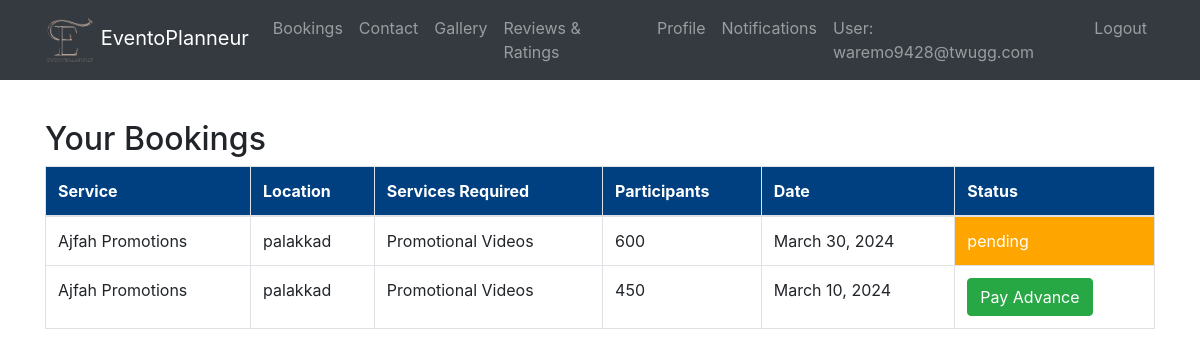
The page /bookings/ (signed in) on the database as committed earlier.
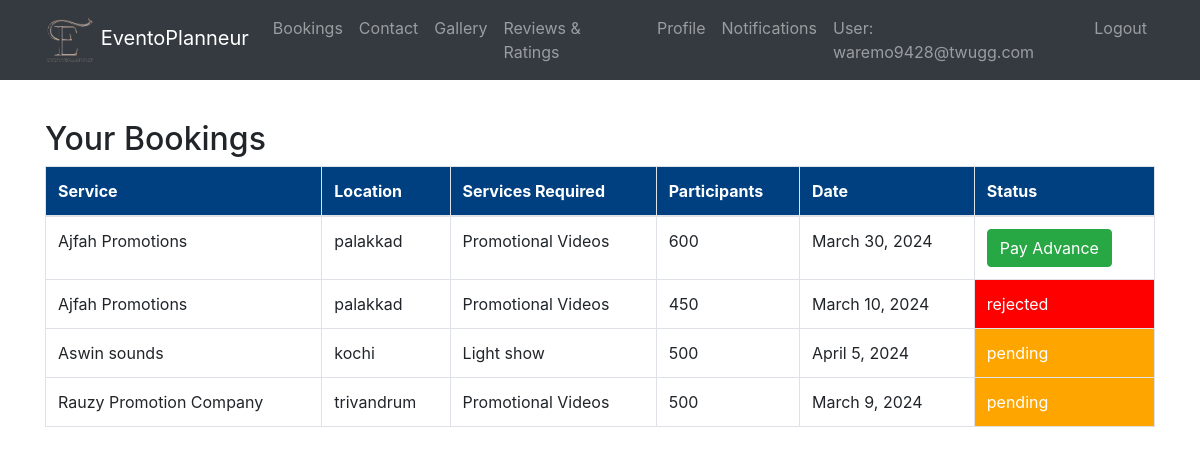
The same page on the database as committed later.
### eventapp/models.py (models this page shows, shortened)
class BookService(models.Model):
    service = models.ForeignKey(Service, on_delete=models.CASCADE)
    location = models.CharField(max_length=100)
    services_required = models.TextField()
    participants = models.IntegerField()
    date = models.DateField(null=True)
    org_user=models.ForeignKey(CustomUser, on_delete=models.CASCADE,null=True,blank=True)
    status = models.TextField(default="pending")

class Service(models.Model):
    name = models.CharField(max_length=255)
    category = models.CharField(max_length=100)
    image = models.ImageField(upload_to='service_images/')
    locations = models.TextField(null=True)
    services_provided = models.TextField()
    description = models.TextField()
    rating = models.IntegerField(default=0, null=True)
    capacity = models.IntegerField(null=True)
    org_user = models.ForeignKey(CustomUser, on_delete=models.CASCADE, null=True, blank=True)
    rate = models.IntegerField(default=0, null=True)

### eventapp/views.py (the view)
# urls.py: path('bookings/', views.bookings, name='bookings'),
def bookings(request):
    currency = 'INR'
    amount = 200000  # Rs. 200
    razorpay_order = razorpay_client.order.create(dict(amount=amount,
                                                       currency=currency,
                                                       payment_capture='0'))
    razorpay_order_id = razorpay_order['id']
    callback_url = 'eventapp:bookings'
    current_user = request.user
    booking_instances = BookService.objects.filter(org_user=current_user)
    context = {
        'booking_instances': booking_instances,
    }
    context['razorpay_order_id'] = razorpay_order_id
    context['razorpay_merchant_key'] = settings.RAZOR_KEY_ID
    context['razorpay_amount'] = amount
    context['currency'] = currency
    context['callback_url'] = callback_url
    return render(request, 'bookings.html', context=context)

### templates/bookings.html (shortened to what this page needs)
{% load static %}
{% if user.is_authenticated %}
<!DOCTYPE html>
<html lang="en">
<head>
  <link rel="stylesheet" href="https://maxcdn.bootstrapcdn.com/bootstrap/4.5.2/css/bootstrap.min.css">
  <link rel="stylesheet" href="{% static 'css/home.css' %}">
</head>
<body>
  <nav class="navbar navbar-expand-md bg-dark navbar-dark">
    <div class="container">
      <a class="navbar-brand" href="{% url 'eventapp:orghome' %}">
        <img src="{% static 'images/Eventoplanneur.png' %}" alt="Logo" width="50"> EventoPlanneur
      </a>
      <div class="collapse navbar-collapse" id="navbarCollapse">
        <ul class="navbar-nav ml-auto">
          <li class="nav-item"><a class="nav-link" href="{% url 'eventapp:bookings' %}">Bookings</a></li>
          <li class="nav-item"><a class="nav-link" href="#contact">Contact</a></li>
          <li class="nav-item"><a class="nav-link" href="{% url 'eventapp:gallery' %}">Gallery</a></li>
          <li class="nav-item"><a class="nav-link" href="{% url 'eventapp:review_service' %}">Reviews & Ratings</a></li>
          <li class="nav-item"><a class="nav-link" href="{% url 'eventapp:org_profile' %}">Profile</a></li>
          <li class="nav-item"><a class="nav-link" href="#notifications">Notifications</a></li>
          <li class="nav-item">
              {% if user.is_authenticated %}
              <a class="nav-link" >User: {{ user.email }}</a>
              <li class="nav-item"><a href="{% url 'eventapp:logout' %}" class="nav-link">Logout</a></li>
              {% endif %}
            </li>
        </ul>
      </div>
    </div>
  </nav>
<br><br><br>
<div class="container mt-5">
    <h2>Your Bookings</h2>
    <table class="table table-bordered">
        <thead>
            <tr>
                <th>Service</th>
                <th>Location</th>
                <th>Services Required</th>
                <th>Participants</th>
                <th>Date</th>
                <th>Status</th>
            </tr>
        </thead>
        <tbody>
            {% for booking_instance in booking_instances %}
                <tr>
                    <td>{{ booking_instance.service.name }}</td>
                    <td>{{ booking_instance.location }}</td>
                    <td>{{ booking_instance.services_required }}</td>
                    <td>{{ booking_instance.participants }}</td>
                    <td>{{ booking_instance.date }}</td>
                    {% if booking_instance.status == 'approved' %}
                    <td><button onclick="payAdvance({{ booking_instance.id }})" class="btn btn-success">Pay Advance</button>
                    </td>
                    {% else %}
                    <td style="background-color: {% if booking_instance.status == 'approved' %}green{% elif booking_instance.status == 'advance paid' %}black{% elif booking_instance.status == 'rejected' %}red{% elif booking_instance.status == 'service completed' %}blue{% elif booking_instance.status == 'pending' %}orange{% endif %}; color: white;">
                      {{ booking_instance.status }}</td>
                      {% endif %}
                </tr>
            {% endfor %}
        </tbody>
    </table>
</div>
</body>
</html>
{% endif %}

Rows that differ between the two databases and show on the page:
changed BookService "March 30, 2024": status "pending" → (not shown); now shows "Pay Advance"
changed BookService: status (not shown) → "rejected"; no longer shows "Pay Advance"
added BookService: service.name "Aswin sounds", location "kochi", services_required "Light show", participants "500", date "April 5, 2024", status "pending"
added BookService: service.name "Rauzy Promotion Company", location "trivandrum", services_required "Promotional Videos", participants "500", date "March 9, 2024", status "pending"
